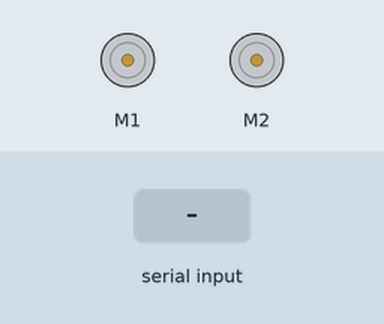
A sketch run on a simulated Arduino Leonardo, built with avr-gcc and run on an emulated ATmega32U4. Shown: 2 × DC motor (green arrow = forward, orange = backward, longer = faster). Inputs (shaded band) come from the test bench.

Above: at 1.2 s.
1.3 s: "3" received over Serial
At 4.0 s:
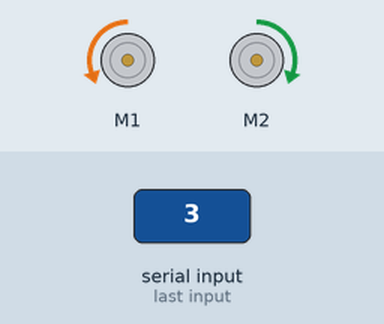
6.7 s: "4" received over Serial
At 9.4 s:
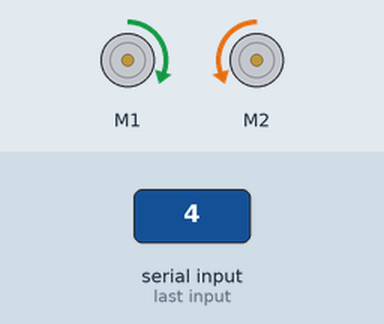
9.7 s: "5" received over Serial
At 11.5 s:
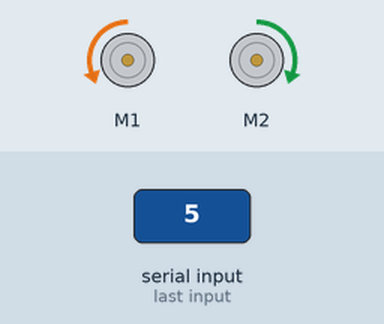
12.7 s: "90,45\n" received over Serial
At 17.4 s:
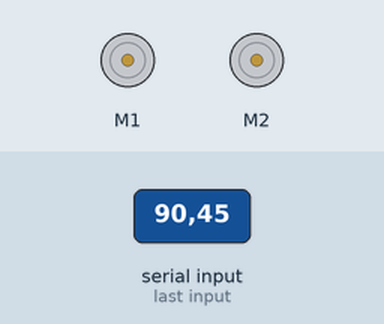
Timing chart, 0 to 19.1 s (numbered marks = the images above; inputs shaded):
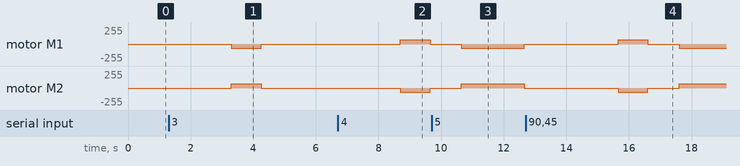

Measured:
- after the input at 1.3 s, motor M1: stopped → backward 63/255 after 2.0 s, → stopped 0.95 s later; motor M2: stopped → forward 63/255 after 2.0 s, → stopped 0.95 s later
- after the input at 6.7 s, motor M1: stopped → forward 63/255 after 2.0 s, → stopped 0.95 s later; motor M2: stopped → backward 63/255 after 2.0 s, → stopped 0.95 s later
- after the input at 9.7 s, motor M1: stopped → backward 63/255 after 0.95 s, → stopped 2.0 s later; motor M2: stopped → forward 63/255 after 0.95 s, → stopped 2.0 s later
- after the input at 12.7 s, motor M1: stopped → forward 63/255 after 3.0 s, → stopped 0.95 s later, → backward 63/255 1.0 s later; motor M2: stopped → backward 63/255 after 3.0 s, → stopped 0.95 s later, → forward 63/255 1.0 s later

The sketch:

sketch_mar23a.ino
```cpp
#include <Zumo32U4.h>
#include "Keyboard.h"
#include <Wire.h>
//Serial1 communicates over XBee
//Serial communicates over USB cable

Zumo32U4Motors motors;
Zumo32U4ProximitySensors proximitySensors;
Zumo32U4LineSensors lineSensors;
Zumo32U4Buzzer buzzer;


int motorsSpeed = 75;
int Serialdata=0;

void setup() {
  // put your setup code here, to run once:


  Serial.begin(9600);
  Serial1.begin(9600);

}

void forward(){
  //delay(1000);
  motors.setSpeeds(motorsSpeed, motorsSpeed);
  delay(1000);
  stopMotor();
}

void stopMotor(){
  motors.setSpeeds(0,0);
  delay(1000);
}

void left(){
  stopMotor();
        delay(1000);
        motors.setSpeeds(-100, 100);
        delay(950);
        stopMotor();
}

void oneEighty(){
      motors.setSpeeds(-100, 100);
      delay(2000);
      stopMotor();
}

void right(){
       stopMotor();
       delay(1000);
       motors.setSpeeds(100, -100);
       delay(950);
       stopMotor();
}

void reverse(){
        motors.setSpeeds(-motorsSpeed, -motorsSpeed);
        delay(500);
        stopMotor();
        delay(5000);
}

void loop() {
  // put your main code here, to run repeatedly:
if(Serial.available()){
  char inChar = Serial.read();

  if(inChar == '1') {
     forward();
    }

   if(inChar == '2') {
     reverse();
    }

   if(inChar == '3') {
     left();
    }

   if(inChar == '4') {
     right();
    }

   if(inChar == '5') {
     oneEighty();
    }

   if(inChar == '6') {
     Serial.println("In here");
     String aCharArray = Serial.readString();
     motorsSpeed = aCharArray.toInt();
    }
  }
}
```
